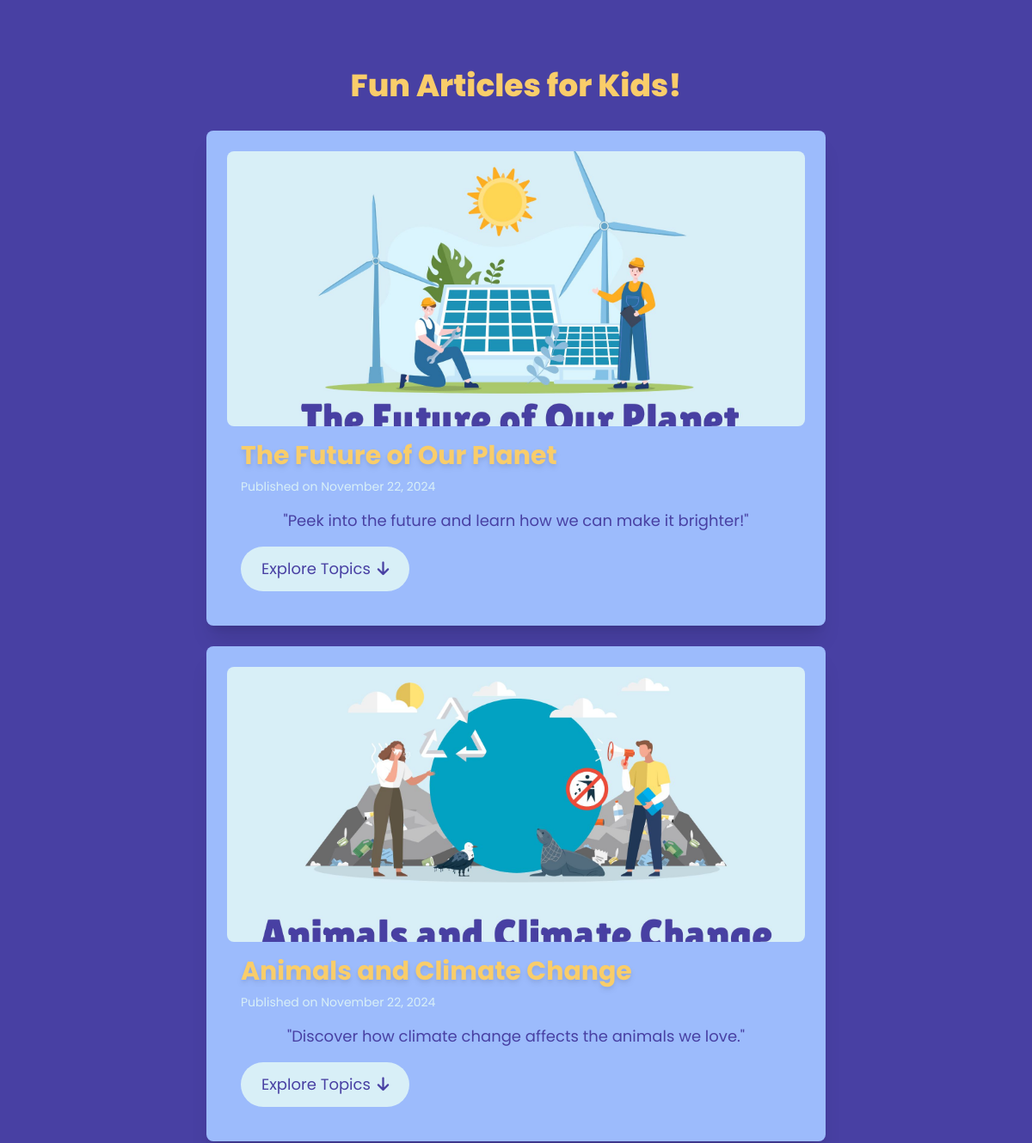
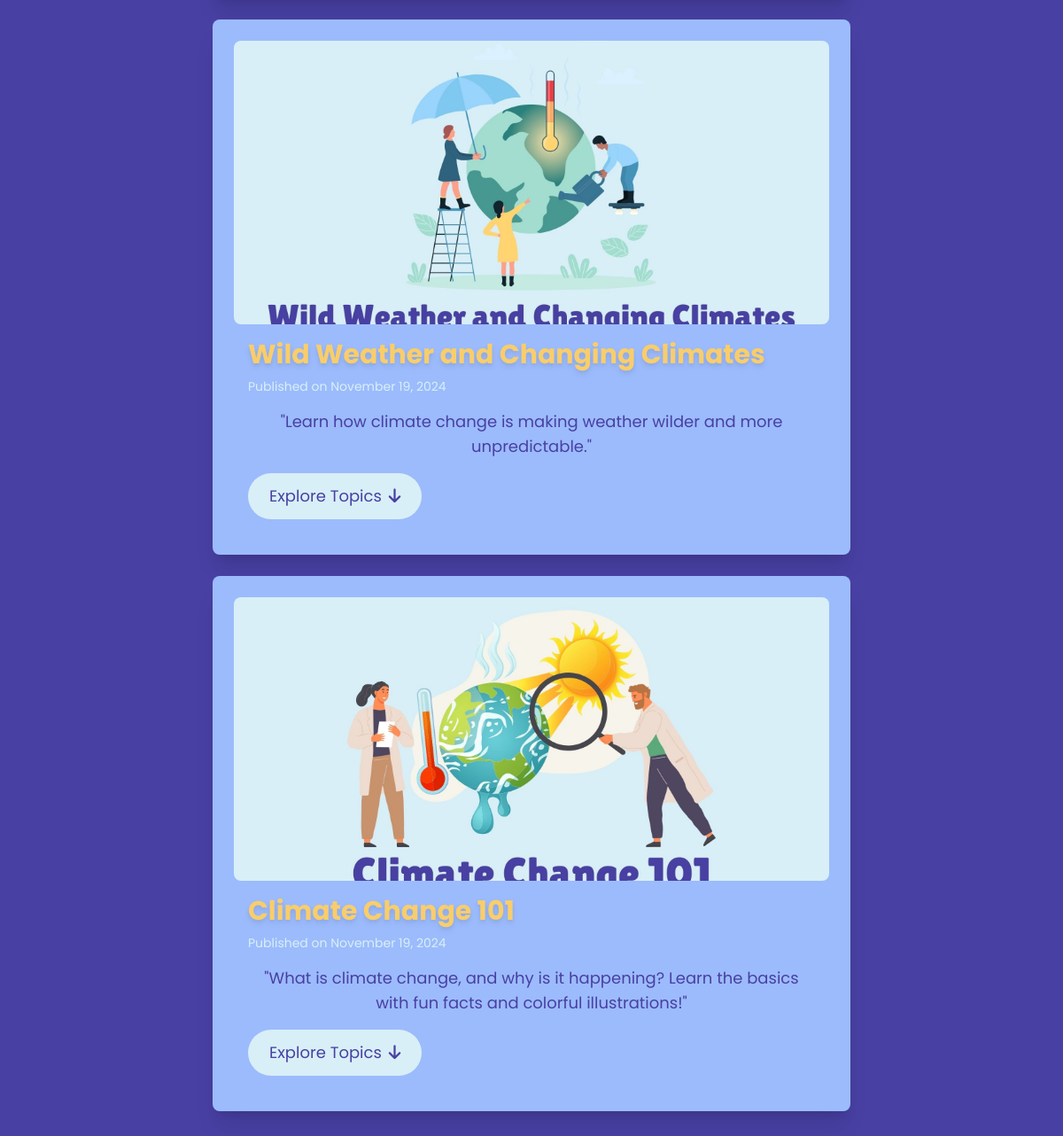
The page /articles on the database its author committed (2 pictures, top to bottom).
### myapp/models.py (models this page shows, shortened)
class Article(models.Model):
    title = models.CharField(max_length=255)
    content = models.TextField()
    image = models.ImageField(upload_to='articles/images/', blank=True, null=True)
    date = models.DateTimeField(auto_now_add=True)
    slug = models.SlugField(unique=True, blank=True, null=True)  # Add slug field

### myapp/views.py (the view)
# urls.py: path("articles", views.articles, name="articles"),
def articles(request):
    articles = Article.objects.all().order_by(
        '-date')  # Fetch all articles, newest first
    article_subtopics = [
        (article, Subtopic.objects.filter(article=article)) for article in articles
    ]
    return render(request, "articles.html", {
        'article_subtopics': article_subtopics
    })

### myapp/templates/articles.html (shortened to what this page needs)
{% extends 'base.html' %} {% block content %}
<div class="flex flex-col items-center py-10 md:py-20">
  <section class="w-full h-full flex flex-col items-center justify-center">
    <h2
      class="text-3xl sm:text-4xl font-extrabold text-[#F9CD6A] mb-8 text-center"
    >
      Fun Articles for Kids!
    </h2>
    <div class="w-full flex flex-col items-center justify-center gap-6">
      {% for article, subtopics in article_subtopics %}
      <div
        class="w-[90%] sm:w-[80%] md:w-[60%] p-6 bg-[#9CBBFC] rounded-lg shadow-xl"
      >
        <div class="w-full">
          {% if article.image %}
          <img
            src="{{ article.image.url }}"
            class="w-full h-[15rem] sm:h-[20rem] object-cover rounded-lg"
            alt="{{ article.title }}"
          />
          {% endif %}
          <div class="p-4">
            <h5
              class="text-2xl sm:text-3xl font-bold text-[#F9CD6A] drop-shadow-md mb-2"
            >
              {{ article.title }}
            </h5>
            <p class="text-[#D8EFF7] text-sm sm:text-md mb-4">
              Published on {{ article.date|date:"F d, Y" }}
            </p>
            <p class="text-lg text-center text-[#4840A3] mb-4">
              {{ article.content|truncatewords:20 }}
            </p>
            <button
              class="flex items-center gap-2 bg-[#D8EFF7] hover:bg-[#4840A3] hover:text-[#D8EFF7] py-2 sm:py-3 px-4 sm:px-6 text-[#4840A3] text-md sm:text-lg rounded-full"
              id="see-topics-{{ article.id }}"
              onclick="toggleTopics('{{ article.id }}')"
            >
              Explore Topics
              <i class="fas fa-arrow-down"></i>
            </button>
          </div>
        </div>
      </div>
      {% endfor %}
    </div>
  </section>
</div>
{% endblock %}

### myapp/templates/base.html (shortened to what this page needs)
<!DOCTYPE html>
<html lang="en">
  <head>
    {% load static %}
    <link rel="stylesheet" href="{% static 'style.css' %}" />
    <link
      href="https://cdnjs.cloudflare.com/ajax/libs/font-awesome/6.5.1/css/all.min.css"
      rel="stylesheet"
    />
  </head>
  <body class="bg-[#4840A3]">
    <div class="absolute top-0 left-0 right-0 h-full">
      {% block content %} {% endblock %}
    </div>
    <script src="https://cdn.tailwindcss.com"></script>
    {% load static %}
  </body>
</html>

### myapp/static/style.css (style rules this page uses)
body { font-family: 'Poppins', sans-serif; }

### rows shown on the page
Article: image (picture), title "The Future of Our Planet", date "November 22, 2024", content "\"Peek into the future and learn how we can make it brighter!\""
Article: image (picture), title "Animals and Climate Change", date "November 22, 2024", content "\"Discover how climate change affects the animals we love.\""
Article: image (picture), title "Wild Weather and Changing Climates", date "November 19, 2024", content "\"Learn how climate change is making weather wilder and more unpredictable.\""
Article: image (picture), title "Climate Change 101", date "November 19, 2024", content "\"What is climate change, and why is it happening? Learn the basics with fun facts and colorful illustrations!\""
